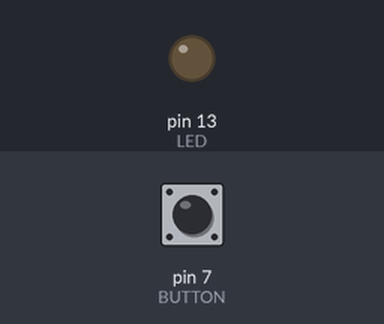
Bench run of a sketch on a simulated Arduino Uno, built with avr-gcc and run on an emulated ATmega328P. Parts: output pins drawn as LEDs (lit = HIGH). The inputs (shaded band) are chosen by the test bench; at power-on: pin 7 (BUTTON) LOW.

Above: at 1.2 s.
1.3 s: pin 7 (BUTTON) pulled HIGH for 0.15 s
At 1.9 s:
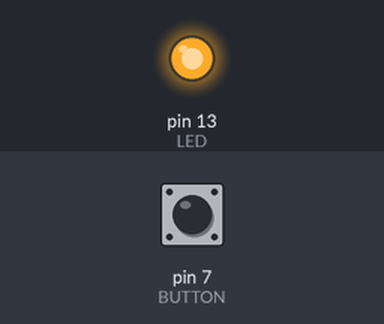
2.9 s: pin 7 (BUTTON) pulled HIGH for 1 s
At 4.3 s:
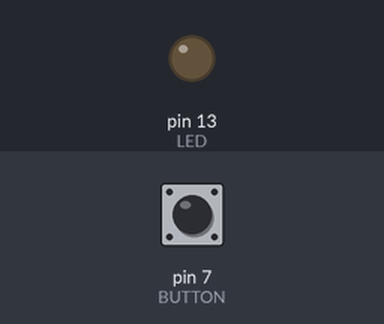
5.4 s: pin 7 (BUTTON) pulled HIGH for 3.2 s
At 6.2 s:
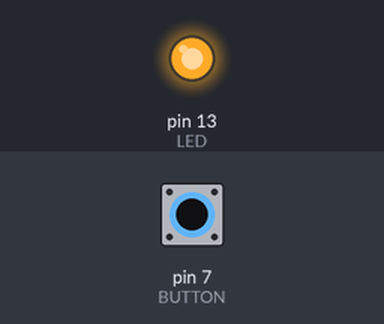
Timing chart, 0 to 8.4 s (numbered marks = the images above; inputs shaded):
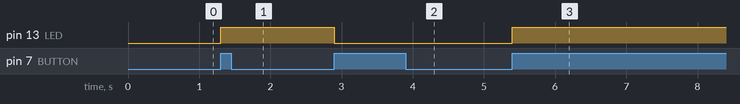

The sketch:

Blinking_LED_With_Pushbutton_Maintain_State1.ino
```cpp
// Blinking LED

const int LED = 13; // LED connected to digital pin 13
const int BUTTON = 7;  // Input pin for the momentary switch

int val = 0; // val is used to store the state of the input pin
int old_val = 0;  // the previous value of `val`
int state = 0;  // 0 = LED off, 1 = LED on

void setup() {
  pinMode(LED, OUTPUT);  // Set the digital pin as output
  pinMode(BUTTON, INPUT);  // Set the digital pin 7 as an input
}

void loop() {
  val = digitalRead(BUTTON);  // Read the value of BUTTON and assign it to val

  if ((val == HIGH) && (old_val == LOW)) {
    state = 1 - state;
  }

  old_val = val;

  if (state == HIGH) {
    digitalWrite(LED, HIGH);  // Turn the LED on
  } else {
    digitalWrite(LED, LOW);
  }
}
```

Measured:
- after the input at 1.3 s, pin 13 (LED): LOW → HIGH at once
- after the input at 2.9 s, pin 13 (LED): HIGH → LOW at once
- after the input at 5.4 s, pin 13 (LED): LOW → HIGH at once
